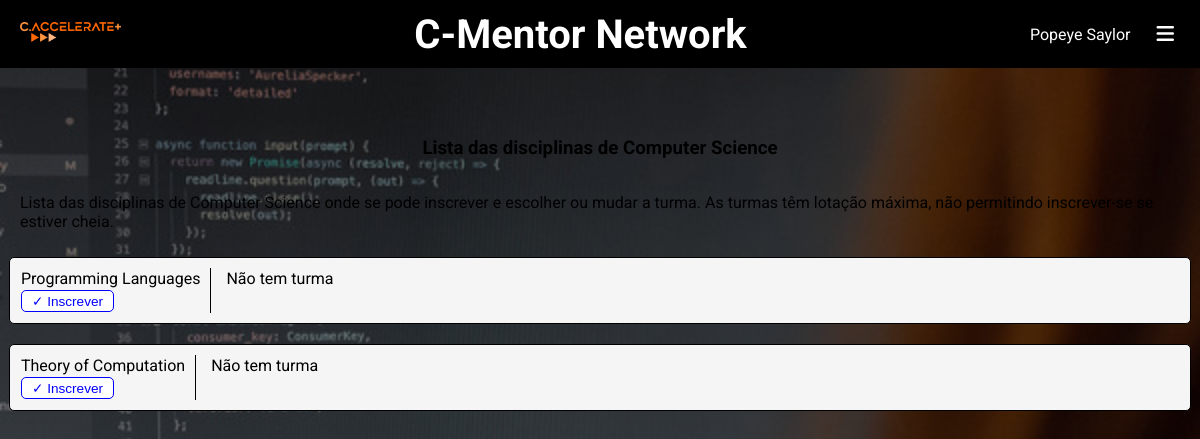
/geral/disciplinas/ (signed in), run on the app's committed database.
### app/models.py (models this page shows, shortened)
class Aluno(models.Model):
    ANO_CHOICES = [(1, 1), (2, 2), (3, 3)]
    user = models.OneToOneField(User, on_delete=models.CASCADE, default=None)
    numero = models.CharField(max_length=100)
    curso = models.ForeignKey(
        Curso, on_delete=models.CASCADE, related_name='alunos')
    ano = models.IntegerField(choices=ANO_CHOICES, null=True)
    class Meta:
        ordering = ['user__first_name', 'user__last_name']

class Curso(models.Model):
    nome = models.CharField(max_length=200)
    def __str__(self):
        return self.nome

class Disciplina(models.Model):
    nome = models.CharField(max_length=100)
    ano = models.IntegerField(null=True, blank=True)
    semestre = models.IntegerField(null=True, blank=True)
    alunos = models.ManyToManyField(
        Aluno, related_name='disciplinas')
    def __str__(self):
        return self.nome

### app/views.py (the view, shortened to what this page needs)
# urls.py: path('disciplinas/', views.disciplinas_view, name='disciplinas'),
@login_required
def disciplinas_view(request):
    aluno = Aluno.objects.get(user = request.user)
    context = {
        'disciplinas': Disciplina.objects.filter(semestre=1).order_by('ano', 'semestre', 'nome'),
        'aluno': aluno,
    }
    return render(request, 'app/disciplinas.html', context)

### mentoria/templatetags/custom_filters.py (called while the page is built)
@register.filter(name='in_group')
def in_group(user, group_name):
    return user.groups.filter(name=group_name).exists()

### app/templates/app/disciplinas.html (shortened to what this page needs)
{% extends "app/base.html" %}
{% block main %}
<h3>Lista das disciplinas de {{ aluno.curso }} </h3>
<p>Lista das disciplinas de {{ aluno.curso }} onde se pode inscrever e escolher ou mudar a turma. As turmas têm lotação máxima, não permitindo inscrever-se se estiver cheia.</p>
{% for disciplina in disciplinas %}
    <div class="disciplina"
        style="background-color:
            {% if disciplina.ano == 1 %} whitesmoke;
            {% elif disciplina.ano == 2 %} lightgrey;
            {% else %} whitesmoke;
            {% endif %};
            ; border: 1px solid black;
            "
    >
        <form action="{% url 'horarios:disciplinas' %}" method="POST">
        <table style="border-collapse: collapse;">
            <tr>
                <td style="padding-right:10px;">
                    {% if aluno in disciplina.alunos.all %} <b>{{ disciplina }}</b> {% else %} {{ disciplina }} {% endif %}
                </td>
                <td class="turma" style="padding-left:15px; border-left: 1px solid black">
                    <span>Não tem turma</span>
                </td>
            </tr>
            <tr>
                <td style="padding-right:10px;">
                    <input type="submit" {% if aluno not in disciplina.alunos.all %} value="&check; Inscrever" {% else %} value="Desinscrever" {% endif %}
                    >
                </td>
                <td style="padding-left:15px; border-left: 1px solid black">
                </td>
            </tr>
        </table>
        </form>
    </div>
{% endfor %}
{% endblock main %}

### app/templates/app/base.html (shortened to what this page needs)
{% load custom_filters %}
<!DOCTYPE html>
<html lang="en">
<head>
    {% load static %}
    <link rel="stylesheet" href="{% static 'app/styles.css' %}">
	<link rel="stylesheet" href="https://cdnjs.cloudflare.com/ajax/libs/font-awesome/6.5.1/css/all.min.css">
</head>
<body>
    <header  style="padding:10px;">
        <div>
            <a href="{% url 'info' %}"><img src="{% static 'app/caccelerate.png' %}" alt="C-Accelerate" height="20px" style="margin:10px;"></a>
        </div>
		{% if request.user.is_authenticated and request.resolver_match.url_name != 'info' %}
		<h3 class="titulo">
			C-Mentor Network
		</h3>
		{% endif %}
        <nav>
			{% block nav %}
				{% if request.user.is_authenticated %}
				<span style="font-size:medium">{{ request.user.first_name }} {{ request.user.last_name }}</span>
				<div class="dropdown" tabindex="0" aria-haspopup="true" aria-expanded="false">
					<button class="dropbtn" aria-label="Open menu" aria-haspopup="true" aria-expanded="false" id="dropdownMenuBtn">
						<i class="fa fa-bars" aria-hidden="true"></i>
					</button>
				</div>
				{% else %}
					<a href="{% url 'horarios:login' %}" role="menuitem" tabindex="0" style="margin-top:0;">Log in
						<i class="fa fa-sign-in"></i>
					</a>
				{% endif %}
			{% endblock %}
        </nav>
    </header>
    <main>
        {% block main %}
        {% endblock main %}
    </main>
</body>
</html>

### static/app/styles.css (style rules this page uses)
body { padding: 0; margin: 0; font-family: 'Roboto', sans-serif; }
header { background-color: black; color: white; padding: 2.5px 20px; display: flex; flex-direction: row; align-items: center; justify-content: space-between; }
header h3 { margin:10px 0 10px 0px; }
header a { text-decoration: none; color:white; }
main { padding: 50px 20px; margin:auto; }

### data on the page
Aluno: curso "Computer Science"
Disciplina: nome "Programming Languages", id "✓ Inscrever"
Disciplina: nome "Theory of Computation", id "✓ Inscrever"

### other printed values
{{ request.user.first_name }} "Popeye"
{{ request.user.last_name }} "Saylor"
